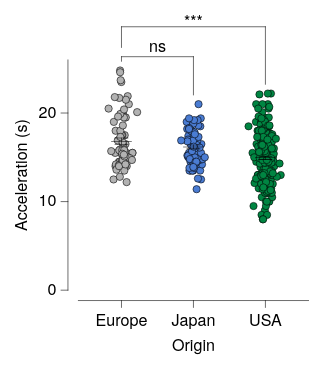

This figure's Vega-Lite source:
### Vega-Lite specification from a JSON file in a GitHub repository (floating-point values rounded to 4 significant figures; data arrays with more than 128 entries replaced by an {"elided": "..."} marker saying what was removed)
{"background": null, "config": {"arc": {"fill": "#DBDBDB", "fillOpacity": 1.0, "innerRadius": 25.0, "padAngle": 0.03, "stroke": "black", "strokeOpacity": 1, "strokeWidth": 0.25}, "area": {"fill": "#DBDBDB", "fillOpacity": 1.0, "stroke": "black", "strokeOpacity": 1, "strokeWidth": 0.25}, "axis": {"domain": true, "domainCap": "round", "domainColor": "black", "domainWidth": 0.25, "grid": false, "gridCap": "round", "gridColor": "#F1F1F1", "gridDash": [0, 0], "gridOpacity": 1.0, "gridWidth": 0.25, "labelColor": "black", "labelFont": "Helvetica Neue, HelveticaNeue, Helvetica, Arial, sans-serif", "labelFontSize": 7, "labelFontStyle": "normal", "labelFontWeight": 400, "offset": 4.5, "ticks": true, "tickCap": "round", "tickColor": "black", "tickRound": false, "tickSize": 3, "tickWidth": 0.25, "titleColor": "black", "titleFont": "Helvetica Neue, HelveticaNeue, Helvetica, Arial, sans-serif", "titleFontSize": 7, "titleFontStyle": "normal", "titleFontWeight": 400}, "axisX": {"domain": true, "labelAlign": "center", "labelAngle": 0, "labels": true, "ticks": true, "translate": 0}, "axisY": {"domain": true, "labelAlign": "right", "labelAngle": 0, "labels": true, "ticks": true, "translate": 0}, "axisRight": {"domain": true, "labelAlign": "left", "labelAngle": 0, "labels": true, "ticks": true, "translate": 0}, "axisTop": {"domain": true, "labelAlign": "center", "labelAngle": 0, "labels": true, "ticks": true, "translate": 0}, "axisBand": {"tickOffset": 0}, "bar": {"fill": "#DBDBDB", "fillOpacity": 1.0, "stroke": "black", "strokeOpacity": 1, "strokeWidth": 0.25}, "boxplot": {"size": 9.0, "ticks": {"cornerRadius": 0.25, "fill": "black", "opacity": 1, "size": 4.5, "thickness": 0.25}, "box": {"fillOpacity": 1.0, "stroke": "black", "strokeOpacity": 1, "strokeWidth": 0.25}, "median": {"cornerRadius": 0, "fill": "black", "fillOpacity": 1.0, "opacity": 1, "size": 9.0, "thickness": 0.25}, "rule": {"fill": "black", "fillOpacity": 1.0, "size": 10.0, "stroke": "black", "strokeDash": [0, 0], "strokeOpacity": 1, "strokeWidth": 0.25}, "outliers": {"color": "black", "fill": "black", "fillOpacity": 1.0, "size": 0, "stroke": "black", "strokeOpacity": 1, "strokeWidth": 0.25}}, "circle": {"fill": "black", "fillOpacity": 1.0, "size": 1.25, "stroke": null, "strokeOpacity": 1, "strokeWidth": 0.25}, "errorband": {"band": {"fillOpacity": 0.6, "stroke": null, "strokeWidth": 0.25, "strokeOpacity": 1}, "borders": {"opacity": 0, "strokeOpacity": 0.25, "strokeWidth": 1}}, "errorbar": {"opacity": 1, "rule": {"strokeDash": [0, 0], "strokeWidth": 0.25}, "ticks": {"color": "black", "cornerRadius": 0.125, "opacity": 1, "size": 6.0, "thickness": 0.25}, "thickness": 0.25}, "font": "Helvetica Neue, HelveticaNeue, Helvetica, Arial, sans-serif", "geoshape": {"fill": "#DBDBDB", "fillOpacity": 1.0, "stroke": "black", "strokeOpacity": 1, "strokeWidth": 0.25}, "header": {"labelColor": "black", "labelFont": "Helvetica Neue, HelveticaNeue, Helvetica, Arial, sans-serif", "labelFontSize": 7, "labelFontStyle": "normal", "labelFontWeight": 400, "titleColor": "black", "titleFont": "Helvetica Neue, HelveticaNeue, Helvetica, Arial, sans-serif", "titleFontSize": 7, "titleFontStyle": "normal", "titleFontWeight": 400, "titlePadding": 0}, "legend": {"disable": false, "offset": 4.5, "titlePadding": 4, "labelOffset": 2, "gradientLabelOffset": 2, "gradientLength": 50.0, "gradientThickness": 5.0, "gradientOpacity": 1.0, "gradientStrokeColor": "black", "gradientStrokeWidth": 0.25, "labelColor": "black", "labelFont": "Helvetica Neue, HelveticaNeue, Helvetica, Arial, sans-serif", "labelFontSize": 7, "labelFontStyle": "normal", "labelFontWeight": 400, "strokeColor": "black", "strokeWidth": 0, "symbolSize": 42, "symbolStrokeColor": "black", "symbolStrokeWidth": 0.25, "titleColor": "black", "titleFont": "Helvetica Neue, HelveticaNeue, Helvetica, Arial, sans-serif", "titleFontSize": 7, "titleFontStyle": "normal", "titleFontWeight": 400}, "line": {"color": "black", "stroke": "black", "strokeCap": "butt", "strokeDash": [0, 0], "strokeOpacity": 1, "strokeWidth": 0.5}, "point": {"filled": true, "fill": "#DBDBDB", "fillOpacity": 1.0, "size": 5.0, "stroke": "black", "strokeOpacity": 1, "strokeWidth": 0.25}, "range": {"category": ["#B2B2B2", "#4A7CD3", "#008542", "#664CAF", "#509F98", "#636363", "#284F93", "#005226", "#382864", "#285753"], "diverging": {"scheme": ["#443E60", "#5F597E", "#7C759B", "#9994B6", "#B7B4CC", "#D6D5DC", "#F6F6F6", "#D1DAD9", "#A4C2BF", "#7AA9A4", "#578E89", "#37736E", "#1B5954"]}, "heatmap": {"scheme": ["#440154", "#472270", "#433E82", "#38598C", "#2C728E", "#238A8D", "#24A086", "#39B578", "#5DC862", "#96D646", "#CAE02D", "#FDE724"]}, "ordinal": {"scheme": ["#F1F1F1", "#DBDBDB", "#C6C6C6", "#B2B2B2", "#9D9D9D", "#898989", "#767676", "#636363", "#515151", "#404040", "#2F2F2F", "#1F1F1F"]}, "ramp": {"scheme": ["#440154", "#472270", "#433E82", "#38598C", "#2C728E", "#238A8D", "#24A086", "#39B578", "#5DC862", "#96D646", "#CAE02D", "#FDE724"]}}, "rule": {"color": "black", "stroke": "black", "strokeCap": "round", "strokeDash": [2, 2], "strokeOpacity": 1, "strokeWidth": 0.25}, "scale": {"barBandPaddingInner": 0.1, "rectBandPaddingInner": 0, "tickBandPaddingInner": 0.1, "bandPaddingOuter": 0.1, "bandWithNestedOffsetPaddingInner": 0.2, "bandWithNestedOffsetPaddingOuter": 0.2, "offsetBandPaddingInner": 0, "offsetBandPaddingOuter": 0, "round": false}, "rect": {"fill": "#DBDBDB", "fillOpacity": 1.0, "stroke": "black", "strokeOpacity": 1, "strokeWidth": 0.25}, "square": {"fill": "#DBDBDB", "fillOpacity": 1.0, "size": 10.0, "stroke": "black", "strokeOpacity": 1, "strokeWidth": 0.25}, "text": {"color": "black", "font": "Helvetica Neue, HelveticaNeue, Helvetica, Arial, sans-serif", "fontSize": 7, "fontStyle": "normal", "fontWeight": 400}, "tick": {"color": "black", "cornerRadius": 0.125, "opacity": 1.0, "size": 9.0, "thickness": 0.25}, "title": {"anchor": "middle", "frame": "group", "color": "black", "font": "Helvetica Neue, HelveticaNeue, Helvetica, Arial, sans-serif", "fontSize": 7, "fontStyle": "normal", "fontWeight": 400, "subtitleColor": "black", "subtitleFont": "Helvetica Neue, HelveticaNeue, Helvetica, Arial, sans-serif", "subtitleFontSize": "Helvetica Neue, HelveticaNeue, Helvetica, Arial, sans-serif", "subtitleFontStyle": "normal", "subtitleFontWeight": 400}, "trail": {"color": "black", "opacity": 1, "size": 0.5}, "view": {"continuousWidth": 100, "continuousHeight": 100, "discreteWidth": 100, "discreteHeight": 100, "fill": null, "stroke": null, "strokeWidth": 0.25}}, "layer": [{"data": {"name": "data-d9b3a7b2f708529dba3e2417bcb8dc4a"}, "mark": {"type": "circle", "opacity": 1.0, "size": 10.0, "stroke": "black", "strokeOpacity": 1, "strokeWidth": 0.25}, "encoding": {"color": {"field": "Origin", "legend": null, "scale": {"domain": ["Europe", "Japan", "USA"]}, "sort": ["Europe", "Japan", "USA"], "title": null, "type": "nominal"}, "x": {"axis": {}, "field": "Origin", "scale": {"domain": ["Europe", "Japan", "USA"]}, "sort": ["Europe", "Japan", "USA"], "title": "Origin", "type": "nominal"}, "xOffset": {"field": "jitter_x", "scale": {"domain": [-7.33, 7.33], "range": [5.17, 19.83]}, "type": "quantitative"}, "y": {"field": "Acceleration", "title": "Acceleration (s)", "type": "quantitative"}}}, {"data": {"name": "data-e75b3ed30c736a5a5010821607e74609"}, "mark": {"type": "errorbar"}, "encoding": {"x": {"axis": {}, "field": "Origin", "scale": {"domain": ["Europe", "Japan", "USA"]}, "sort": ["Europe", "Japan", "USA"], "title": "Origin", "type": "nominal"}, "y": {"field": "__mean", "title": "Acceleration (s)", "type": "quantitative"}, "yError": {"field": "__error"}}}, {"data": {"name": "data-e75b3ed30c736a5a5010821607e74609"}, "mark": {"type": "tick"}, "encoding": {"x": {"axis": {}, "field": "Origin", "scale": {"domain": ["Europe", "Japan", "USA"]}, "sort": ["Europe", "Japan", "USA"], "title": "Origin", "type": "nominal"}, "y": {"field": "__mean", "title": "Acceleration (s)", "type": "quantitative"}}}, {"layer": [{"layer": [{"data": {"values": [{"x": "Europe", "x2": "Japan", "y": 24.8, "__dysonsphere__": 1}]}, "mark": {"type": "rule", "strokeCap": "round", "strokeDash": [0, 0], "strokeWidth": 0.25, "yOffset": -6.0}, "encoding": {"x": {"value": 18.75}, "x2": {"value": 50.0}, "y": {"field": "y", "type": "quantitative"}}}, {"data": {"values": [{"x": "Europe", "y": 24.8, "y2": 24.8, "__dysonsphere__": 1}]}, "mark": {"type": "rule", "strokeCap": "round", "strokeDash": [0, 0], "strokeWidth": 0.25, "y2Offset": -4.0, "yOffset": -6.0}, "encoding": {"x": {"value": 18.75}, "y": {"field": "y", "type": "quantitative"}, "y2": {"field": "y2"}}}, {"data": {"values": [{"x": "Japan", "y": 24.8, "y2": 24.8, "__dysonsphere__": 1}]}, "mark": {"type": "rule", "strokeCap": "round", "strokeDash": [0, 0], "strokeWidth": 0.25, "y2Offset": 10.62, "yOffset": -6.0}, "encoding": {"x": {"value": 50.0}, "y": {"field": "y", "type": "quantitative"}, "y2": {"field": "y2"}}}, {"data": {"values": [{"y": 24.8, "label": "ns", "__dysonsphere__": 1}]}, "mark": {"type": "text", "align": "center", "dy": -10.0, "fontSize": 7}, "encoding": {"text": {"field": "label", "type": "nominal"}, "x": {"value": 34.38}, "y": {"field": "y", "type": "quantitative"}}}]}, {"layer": [{"data": {"values": [{"x": "Europe", "x2": "USA", "y": 24.8, "__dysonsphere__": 1}]}, "mark": {"type": "rule", "strokeCap": "round", "strokeDash": [0, 0], "strokeWidth": 0.25, "yOffset": -19.0}, "encoding": {"x": {"value": 18.75}, "x2": {"value": 81.25}, "y": {"field": "y", "type": "quantitative"}}}, {"data": {"values": [{"x": "Europe", "y": 24.8, "y2": 24.8, "__dysonsphere__": 1}]}, "mark": {"type": "rule", "strokeCap": "round", "strokeDash": [0, 0], "strokeWidth": 0.25, "y2Offset": -10.0, "yOffset": -19.0}, "encoding": {"x": {"value": 18.75}, "y": {"field": "y", "type": "quantitative"}, "y2": {"field": "y2"}}}, {"data": {"values": [{"x": "USA", "y": 24.8, "y2": 24.8, "__dysonsphere__": 1}]}, "mark": {"type": "rule", "strokeCap": "round", "strokeDash": [0, 0], "strokeWidth": 0.25, "y2Offset": 6.0, "yOffset": -19.0}, "encoding": {"x": {"value": 81.25}, "y": {"field": "y", "type": "quantitative"}, "y2": {"field": "y2"}}}, {"data": {"values": [{"y": 24.8, "label": "***", "__dysonsphere__": 1}]}, "mark": {"type": "text", "align": "center", "dy": -21.0, "fontSize": 7}, "encoding": {"text": {"field": "label", "type": "nominal"}, "x": {"value": 50.0}, "y": {"field": "y", "type": "quantitative"}}}]}], "name": "__dysonsphere_d316ac30ced425d9_19"}], "$schema": "https://vega.github.io/schema/vega-lite/v6.4.1.json", "datasets": {"data-d9b3a7b2f708529dba3e2417bcb8dc4a": {"elided": "406 records"}, "data-e75b3ed30c736a5a5010821607e74609": [{"Origin": "USA", "__mean": 14.94, "__error": 0.176, "__dysonsphere__": 1}, {"Origin": "Europe", "__mean": 16.82, "__error": 0.3524, "__dysonsphere__": 1}, {"Origin": "Japan", "__mean": 16.17, "__error": 0.2199, "__dysonsphere__": 1}]}}
